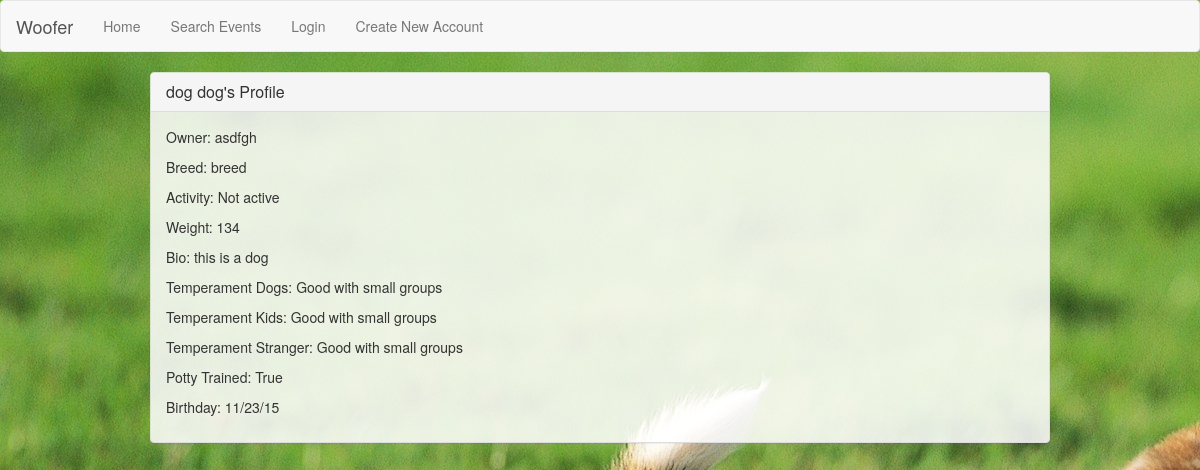
Before: /dog_view/6/ with the older database file.
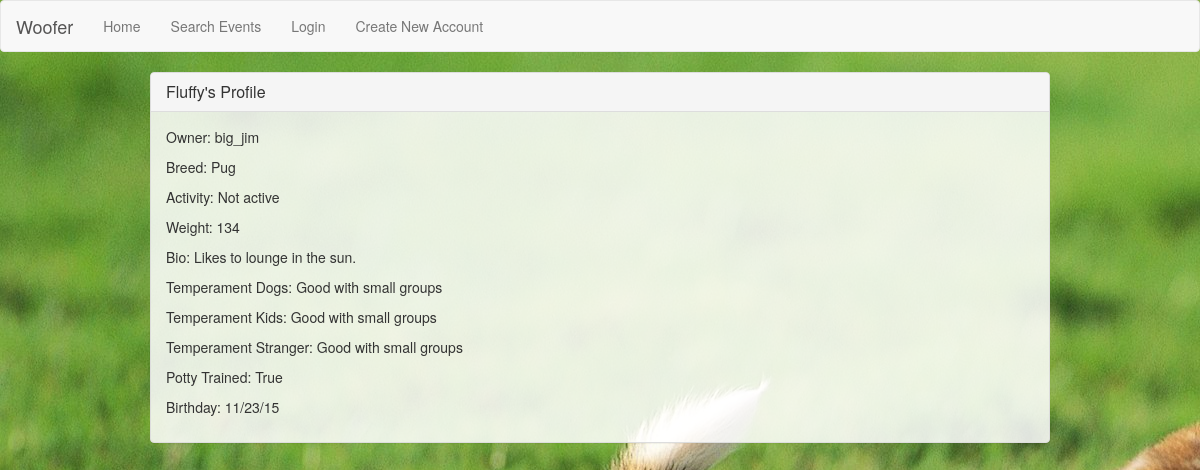
After: the same page with the newer database file.
### woofer/models.py (models this page shows, shortened)
class Dog(models.Model):
    id = models.AutoField(primary_key=True)
    name = models.CharField(max_length=100)
    owner = models.ForeignKey(User, on_delete=models.CASCADE)
    birthday = models.DateField(auto_now=False, auto_now_add=False, blank=True,
                                null=True, validators=[validate_date])
    weight = models.IntegerField(blank=True, null=True)
    breed = models.CharField(max_length=100, blank=True, null=True)
    potty_trained = models.BooleanField()
    bio = models.TextField(blank=True, null=True)
    LOW = 'LO'
    MEDIUM = 'MD'
    HIGH = 'HI'
    ACTIVITY_CHOICES = (
        (LOW, 'Not active'),
        (MEDIUM, 'Somewhat active'),
        (HIGH, 'Very active')
        )
    TEMPERAMENT_CHOICES = (
        (LOW, 'Prefers to be left alone'),
        (MEDIUM, 'Good with small groups'),
        (HIGH, 'Good with any size groups')
        )
    activity = models.CharField(max_length=2, choices=ACTIVITY_CHOICES)
    temperament_kids = models.CharField(max_length=2, choices=TEMPERAMENT_CHOICES)
    temperament_dogs = models.CharField(max_length=2, choices=TEMPERAMENT_CHOICES)
    temperament_strangers = models.CharField(max_length=2, choices=TEMPERAMENT_CHOICES)
    def get_formatted_birthday(self):
        if self.birthday:
            return self.birthday.strftime("%m/%d/%y")

### woofer/views/dog_views.py (the view)
# urls.py: url(r'^dog_view/(?P<dogid>[0-9]+)/$', dog_views.dog_view, name='view-dog'),
def dog_view(request, dogid):
    dog = Dog.objects.get(id=dogid)
    return render(request, 'woofer/dog_profile.html', {'dog' : dog})

### woofer/templates/woofer/dog_profile.html (shortened to what this page needs)
{% extends 'woofer/pageframe.html' %}
{% block content %}
<div class="panel panel-default">
    <div class="panel-heading">
        <h3 class="panel-title">{{ dog.name }}'s Profile</h3>
    </div>
    <div class="panel-body">
        <p>Owner: {{ dog.owner }}</p>
        <p>Breed: {{ dog.breed }}</p>
        <p>Activity: {{ dog.get_activity_display }}</p>
        <p>Weight: {{ dog.weight }}</p>
        <p>Bio: {{ dog.bio }}</p>
        <p>Temperament Dogs: {{ dog.get_temperament_dogs_display }}</p>
        <p>Temperament Kids: {{ dog.get_temperament_kids_display }}</p>
        <p>Temperament Stranger: {{ dog.get_temperament_strangers_display }}</p>
        <p>Potty Trained: {{ dog.potty_trained }}</p>
        <p>Birthday: {{ dog.get_formatted_birthday }}</p>
    </div>
</div>
{% endblock %}

Changed rows visible on the page:
changed Dog "Not active": name "dog dog" → "Fluffy"; owner "asdfgh" → "big_jim"; breed "breed" → "Pug"; bio "this is a dog" → "Likes to lounge in the sun."
